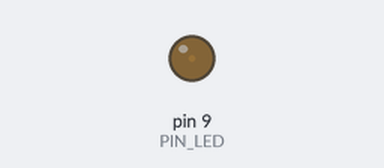
Simulated run of this sketch. Board: Arduino Uno, built with avr-gcc and run on an emulated ATmega328P. Shown: output pins drawn as LEDs (lit = HIGH).

Above: at 0.05 s.
At 0.6 s:
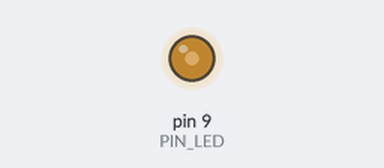
At 1.15 s:
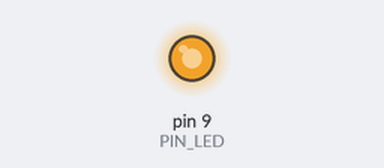
At 2.3 s:
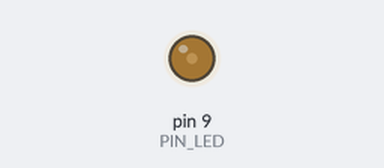
Timing chart, 0 to 6.0 s (numbered marks = the images above):
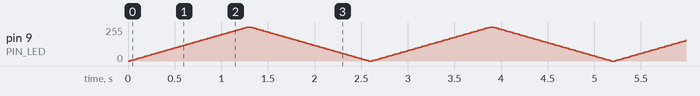

The sketch:

06_example_2.ino
```cpp
// LED breathing using analog input (PWM)
#define PIN_LED 9

void setup()
{
  pinMode(PIN_LED, OUTPUT); // analog output
}

void loop()
{
  for (int val = 0; val<= 255; val += 5){
    analogWrite(PIN_LED, val);
    delay(25);
  }

   for (int val = 255; val>= 0; val -= 5){
    analogWrite(PIN_LED, val);
    delay(25);
  }

}
```
